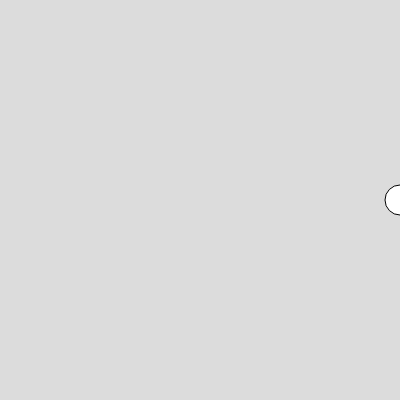
Frame 1 (no input)
Frame 60 (no input): identical to frame 1, image omitted
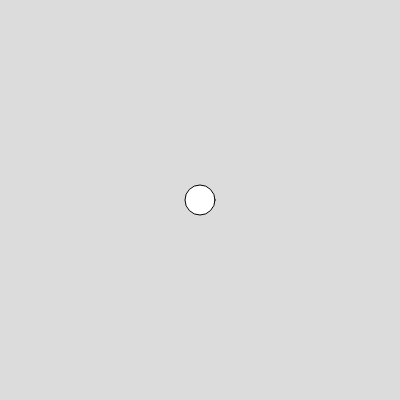
Frame 120 (the mouse pressed at the canvas centre since frame 60)

The p5.js sketch that drew these frames (run headless with seeded random() and noise() and a simulated clock; from frame 60 on, the mouse is pressed at the canvas centre):

// p5.js sketch
// ── sketch.js
function setup() {
  createCanvas(400, 400);
}

function draw() {
  background(220);

  // flipped!
  let x = map(mouseX, 0, width, width, 0);
  let y = height / 2;

  circle(x, y, 30);
}
